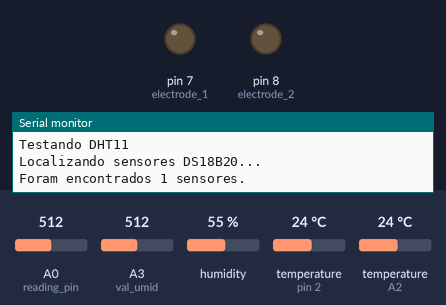
The sketch below on a simulated Arduino Uno, built with avr-gcc and run on an emulated ATmega328P. Shown: output pins drawn as LEDs (lit = HIGH), the last lines printed to the serial monitor. Wiring (inferred from the names in the program): DHT11 sensor: data A2. The inputs (shaded band) are chosen by the test bench; at power-on: A0 (reading_pin) = 512, A3 (val_umid) = 512, humidity 55 %, temperature (sensors on pin 2, A2) 24 °C.

Above: at 0.5 s.
At 5.53 s:
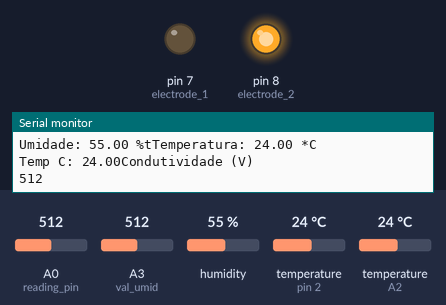
Timing chart, 0 to 7.0 s (numbered marks = the images above):
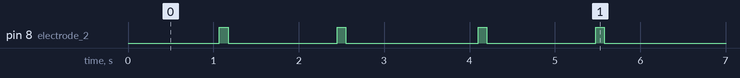

The sketch:

sistema_prot_V0_1.ino
```cpp
#include <OneWire.h>
#include <DallasTemperature.h>
#include <DHT.h>
#include <Adafruit_Sensor.h>

#define DHTPIN A2 // pino do dht
#define DHTTYPE DHT11 // Temperatura e umidade
DHT dht(DHTPIN, DHTTYPE); //definir dht com o que foi criado acima

//Temperatura H2O
#define ONE_WIRE_BUS 2
OneWire oneWire(ONE_WIRE_BUS);

DallasTemperature sensors(&oneWire);
DeviceAddress sensor1;

int val_umid = A3; // sensor de umidade

byte electrode_1 = 7; //Pino eletrodo
byte electrode_2 = 8; //Pino eletrodo
int  reading_pin = 0; //Pino analógico para leitura
int  reading;         //Variável que armazena leituras

void setup()
{
  Serial.begin(9600);
  pinMode(electrode_1, OUTPUT);
  pinMode(electrode_2, OUTPUT);

  // Localiza e mostra enderecos dos sensores
  Serial.println("Testando DHT11");
  Serial.println("Localizando sensores DS18B20...");
  Serial.print("Foram encontrados ");
  Serial.print(sensors.getDeviceCount(), DEC);
  Serial.println(" sensores.");
  Serial.println();

  dht.begin();
  sensors.begin();
}


void loop() {
  float h = dht.readHumidity(); // O atraso do sensor DHT11 pode chegar a 2 segundos.
  float t = dht.readTemperature();

  sensors.requestTemperatures();
  float tempC = sensors.getTempC(sensor1);
  // Atualizar temperaturas minima e maxima


  int umidade_volt = analogRead(val_umid);
  int umidade = umidade_volt;
  umidade = constrain(umidade_volt,400,1023);
  umidade = map(umidade,400,1023,100,0);


  digitalWrite(electrode_2, HIGH ); //Colocar eletrodo 2 como polo positivo (5V)
  digitalWrite(electrode_1, LOW);   //Colocar eletrodo 1 como polo negativo (0V)
  delay(100);                         //Aguardar estabilização
  reading = analogRead(reading_pin);  //Medir tensão entre o divisor de voltagem
  digitalWrite(electrode_2, LOW);     //Desligar eletrodo 1

    Serial.print("Umidade: ");
    Serial.print(h);
    Serial.print(" %t");
    Serial.print("Temperatura: ");
    Serial.print(t);
    Serial.println(" *C");
    Serial.print("Temp C: ");
    Serial.print(sensors.getTempCByIndex(0));
    Serial.println("Condutividade (V)");
    Serial.println(reading);
  delay(500);

}
```

Measured:
- by itself, pin 8 (electrode_2): repeats every 3.0 s: LOW 1.3 s, HIGH 0.10 s, LOW 1.6 s, HIGH 0.10 s
- by itself, everything shown: repeats every 3.0 s, in 4 steps
